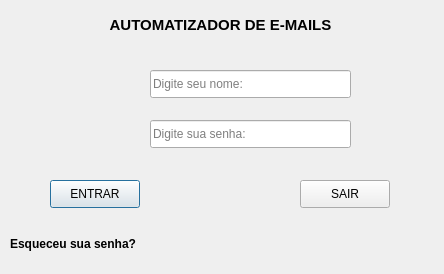
<?xml version="1.0" encoding="UTF-8"?>
<ui version="4.0">
 <class>Dialog</class>
 <widget class="QDialog" name="Dialog">
  <property name="geometry">
   <rect>
    <x>0</x>
    <y>0</y>
    <width>444</width>
    <height>274</height>
   </rect>
  </property>
  <property name="maximumSize">
   <size>
    <width>444</width>
    <height>274</height>
   </size>
  </property>
  <property name="windowTitle">
   <string>Dialog</string>
  </property>
  <widget class="QLabel" name="label_2">
   <property name="geometry">
    <rect>
     <x>90</x>
     <y>60</y>
     <width>58</width>
     <height>41</height>
    </rect>
   </property>
   <property name="styleSheet">
    <string notr="true">image: url(:/img/user2.svg);</string>
   </property>
   <property name="text">
    <string>&lt;html&gt;&lt;head/&gt;&lt;body&gt;&lt;p&gt;&lt;br/&gt;&lt;/p&gt;&lt;/body&gt;&lt;/html&gt;</string>
   </property>
  </widget>
  <widget class="QLabel" name="label_3">
   <property name="geometry">
    <rect>
     <x>90</x>
     <y>120</y>
     <width>58</width>
     <height>31</height>
    </rect>
   </property>
   <property name="styleSheet">
    <string notr="true">image: url(:/img/lock.svg);</string>
   </property>
   <property name="text">
    <string>&lt;html&gt;&lt;head/&gt;&lt;body&gt;&lt;p&gt;&lt;br/&gt;&lt;/p&gt;&lt;/body&gt;&lt;/html&gt;</string>
   </property>
  </widget>
  <widget class="QPushButton" name="btn_enter">
   <property name="geometry">
    <rect>
     <x>50</x>
     <y>180</y>
     <width>90</width>
     <height>28</height>
    </rect>
   </property>
   <property name="text">
    <string>ENTRAR</string>
   </property>
  </widget>
  <widget class="QPushButton" name="btn_exit">
   <property name="geometry">
    <rect>
     <x>300</x>
     <y>180</y>
     <width>90</width>
     <height>28</height>
    </rect>
   </property>
   <property name="text">
    <string>SAIR</string>
   </property>
  </widget>
  <widget class="QLineEdit" name="edit_name">
   <property name="geometry">
    <rect>
     <x>150</x>
     <y>70</y>
     <width>201</width>
     <height>28</height>
    </rect>
   </property>
   <property name="placeholderText">
    <string>Digite seu nome:</string>
   </property>
  </widget>
  <widget class="QLineEdit" name="edit_passwd">
   <property name="geometry">
    <rect>
     <x>150</x>
     <y>120</y>
     <width>201</width>
     <height>28</height>
    </rect>
   </property>
   <property name="echoMode">
    <enum>QLineEdit::Password</enum>
   </property>
   <property name="placeholderText">
    <string>Digite sua senha:</string>
   </property>
  </widget>
  <widget class="QWidget" name="verticalLayoutWidget">
   <property name="geometry">
    <rect>
     <x>0</x>
     <y>0</y>
     <width>441</width>
     <height>51</height>
    </rect>
   </property>
   <layout class="QVBoxLayout" name="verticalLayout">
    <item>
     <widget class="QLabel" name="label">
      <property name="text">
       <string>&lt;html&gt;&lt;head/&gt;&lt;body&gt;&lt;p align=&quot;center&quot;&gt;&lt;span style=&quot; font-size:11pt; font-weight:600;&quot;&gt;AUTOMATIZADOR DE E-MAILS&lt;/span&gt;&lt;/p&gt;&lt;/body&gt;&lt;/html&gt;</string>
      </property>
     </widget>
    </item>
   </layout>
  </widget>
  <widget class="QWidget" name="verticalLayoutWidget_2">
   <property name="geometry">
    <rect>
     <x>0</x>
     <y>229</y>
     <width>441</width>
     <height>31</height>
    </rect>
   </property>
   <layout class="QVBoxLayout" name="verticalLayout_3">
    <property name="leftMargin">
     <number>10</number>
    </property>
    <item>
     <widget class="QLabel" name="label_4">
      <property name="text">
       <string>&lt;html&gt;&lt;head/&gt;&lt;body&gt;&lt;p&gt;&lt;span style=&quot; font-weight:600; color:#000000;&quot;&gt;Esqueceu sua senha?&lt;/span&gt;&lt;/p&gt;&lt;/body&gt;&lt;/html&gt;</string>
      </property>
     </widget>
    </item>
   </layout>
  </widget>
 </widget>
 <resources>
  <include location="../Icons/img.qrc"/>
 </resources>
 <connections/>
</ui>
